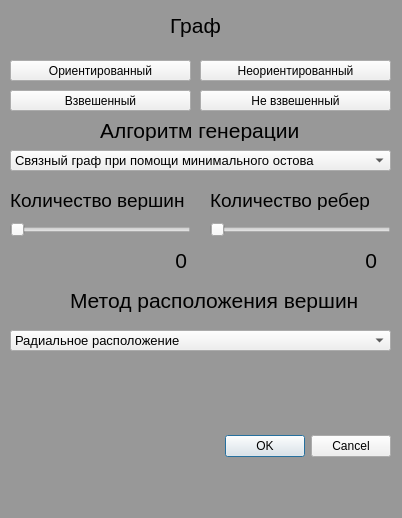
<?xml version="1.0" encoding="UTF-8"?>
<ui version="4.0">
 <class>chooseGraphDialog</class>
 <widget class="QDialog" name="chooseGraphDialog">
  <property name="geometry">
   <rect>
    <x>0</x>
    <y>0</y>
    <width>402</width>
    <height>518</height>
   </rect>
  </property>
  <property name="windowTitle">
   <string>Dialog</string>
  </property>
  <property name="styleSheet">
   <string notr="true">#chooseGraphDialog {
background-color: rgb(152, 152, 152)
}</string>
  </property>
  <widget class="QDialogButtonBox" name="buttonBox">
   <property name="geometry">
    <rect>
     <x>50</x>
     <y>430</y>
     <width>341</width>
     <height>32</height>
    </rect>
   </property>
   <property name="orientation">
    <enum>Qt::Horizontal</enum>
   </property>
   <property name="standardButtons">
    <set>QDialogButtonBox::Cancel|QDialogButtonBox::Ok</set>
   </property>
  </widget>
  <widget class="QLabel" name="graphLabel">
   <property name="geometry">
    <rect>
     <x>170</x>
     <y>10</y>
     <width>61</width>
     <height>31</height>
    </rect>
   </property>
   <property name="font">
    <font>
     <pointsize>16</pointsize>
    </font>
   </property>
   <property name="text">
    <string>Граф</string>
   </property>
  </widget>
  <widget class="QPushButton" name="orientedButton">
   <property name="geometry">
    <rect>
     <x>10</x>
     <y>60</y>
     <width>181</width>
     <height>21</height>
    </rect>
   </property>
   <property name="text">
    <string>Ориентированный</string>
   </property>
  </widget>
  <widget class="QPushButton" name="unorientedButton">
   <property name="geometry">
    <rect>
     <x>200</x>
     <y>60</y>
     <width>191</width>
     <height>21</height>
    </rect>
   </property>
   <property name="text">
    <string>Неориентированный</string>
   </property>
  </widget>
  <widget class="QPushButton" name="weightButton">
   <property name="geometry">
    <rect>
     <x>10</x>
     <y>90</y>
     <width>181</width>
     <height>21</height>
    </rect>
   </property>
   <property name="text">
    <string>Взвешенный</string>
   </property>
  </widget>
  <widget class="QPushButton" name="unweightButton">
   <property name="geometry">
    <rect>
     <x>200</x>
     <y>90</y>
     <width>191</width>
     <height>21</height>
    </rect>
   </property>
   <property name="text">
    <string>Не взвешенный</string>
   </property>
  </widget>
  <widget class="QComboBox" name="generateAlgorithmBox">
   <property name="geometry">
    <rect>
     <x>10</x>
     <y>150</y>
     <width>381</width>
     <height>21</height>
    </rect>
   </property>
   <property name="font">
    <font>
     <pointsize>10</pointsize>
    </font>
   </property>
   <item>
    <property name="text">
     <string>Связный граф при помощи минимального остова</string>
    </property>
   </item>
   <item>
    <property name="text">
     <string>Граф Эрдоша-Рейне</string>
    </property>
   </item>
   <item>
    <property name="text">
     <string>Ручной режим</string>
    </property>
   </item>
  </widget>
  <widget class="QLabel" name="generationAlgorithmLabel">
   <property name="geometry">
    <rect>
     <x>100</x>
     <y>120</y>
     <width>211</width>
     <height>21</height>
    </rect>
   </property>
   <property name="font">
    <font>
     <pointsize>16</pointsize>
    </font>
   </property>
   <property name="text">
    <string>Алгоритм генерации</string>
   </property>
  </widget>
  <widget class="QLabel" name="drawingLabel">
   <property name="geometry">
    <rect>
     <x>70</x>
     <y>280</y>
     <width>301</width>
     <height>41</height>
    </rect>
   </property>
   <property name="font">
    <font>
     <pointsize>16</pointsize>
    </font>
   </property>
   <property name="text">
    <string>Метод расположения вершин</string>
   </property>
  </widget>
  <widget class="QSlider" name="nodeNoSlider">
   <property name="geometry">
    <rect>
     <x>10</x>
     <y>220</y>
     <width>181</width>
     <height>20</height>
    </rect>
   </property>
   <property name="orientation">
    <enum>Qt::Horizontal</enum>
   </property>
  </widget>
  <widget class="QLabel" name="nodeNoLabel">
   <property name="geometry">
    <rect>
     <x>10</x>
     <y>190</y>
     <width>181</width>
     <height>20</height>
    </rect>
   </property>
   <property name="font">
    <font>
     <pointsize>14</pointsize>
    </font>
   </property>
   <property name="text">
    <string>Количество вершин</string>
   </property>
  </widget>
  <widget class="QLabel" name="edgeNoLabel">
   <property name="geometry">
    <rect>
     <x>210</x>
     <y>190</y>
     <width>181</width>
     <height>20</height>
    </rect>
   </property>
   <property name="font">
    <font>
     <pointsize>14</pointsize>
    </font>
   </property>
   <property name="text">
    <string>Количество ребер</string>
   </property>
  </widget>
  <widget class="QSlider" name="edgeNoSlider">
   <property name="geometry">
    <rect>
     <x>210</x>
     <y>220</y>
     <width>181</width>
     <height>20</height>
    </rect>
   </property>
   <property name="orientation">
    <enum>Qt::Horizontal</enum>
   </property>
  </widget>
  <widget class="QComboBox" name="generateAlgorithmBox_2">
   <property name="geometry">
    <rect>
     <x>10</x>
     <y>330</y>
     <width>381</width>
     <height>21</height>
    </rect>
   </property>
   <property name="font">
    <font>
     <pointsize>10</pointsize>
    </font>
   </property>
   <item>
    <property name="text">
     <string>Радиальное расположение</string>
    </property>
   </item>
   <item>
    <property name="text">
     <string>Силовой метод</string>
    </property>
   </item>
  </widget>
  <widget class="QLabel" name="nodeNoAmountLabel">
   <property name="geometry">
    <rect>
     <x>140</x>
     <y>250</y>
     <width>47</width>
     <height>21</height>
    </rect>
   </property>
   <property name="font">
    <font>
     <pointsize>16</pointsize>
    </font>
   </property>
   <property name="text">
    <string>0</string>
   </property>
   <property name="alignment">
    <set>Qt::AlignRight|Qt::AlignTrailing|Qt::AlignVCenter</set>
   </property>
  </widget>
  <widget class="QLabel" name="edgeNoAmountLabel">
   <property name="geometry">
    <rect>
     <x>330</x>
     <y>250</y>
     <width>47</width>
     <height>21</height>
    </rect>
   </property>
   <property name="font">
    <font>
     <pointsize>16</pointsize>
    </font>
   </property>
   <property name="text">
    <string>0</string>
   </property>
   <property name="alignment">
    <set>Qt::AlignRight|Qt::AlignTrailing|Qt::AlignVCenter</set>
   </property>
  </widget>
 </widget>
 <resources/>
 <connections>
  <connection>
   <sender>buttonBox</sender>
   <signal>accepted()</signal>
   <receiver>chooseGraphDialog</receiver>
   <slot>accept()</slot>
   <hints>
    <hint type="sourcelabel">
     <x>248</x>
     <y>254</y>
    </hint>
    <hint type="destinationlabel">
     <x>157</x>
     <y>274</y>
    </hint>
   </hints>
  </connection>
  <connection>
   <sender>buttonBox</sender>
   <signal>rejected()</signal>
   <receiver>chooseGraphDialog</receiver>
   <slot>reject()</slot>
   <hints>
    <hint type="sourcelabel">
     <x>316</x>
     <y>260</y>
    </hint>
    <hint type="destinationlabel">
     <x>286</x>
     <y>274</y>
    </hint>
   </hints>
  </connection>
 </connections>
</ui>
